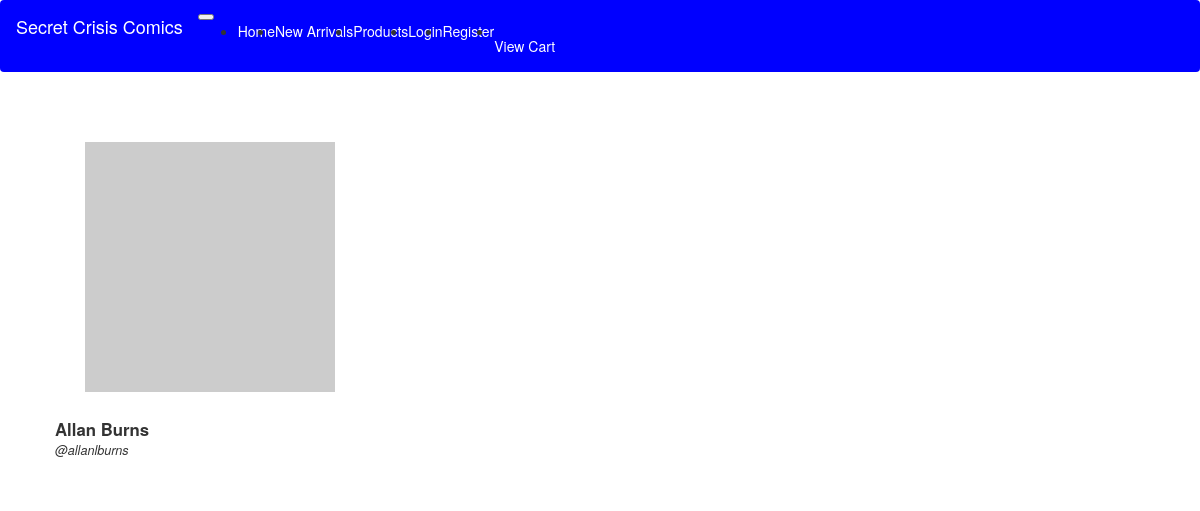
The page /profile/allanlburns on the database its author committed.
### app/models.py (models this page shows, shortened)
class User(db.Model, UserMixin):
    id = db.Column(db.Integer, primary_key=True)
    first_name = db.Column(db.String(50))
    last_name = db.Column(db.String(50))
    username = db.Column(db.String(30), unique=True, index=True)
    email = db.Column(db.String(120), unique=True, index=True)
    password_hash = db.Column(db.String(256))

### app/routes.py (the view)
@app.route('/profile')
@app.route('/profile/<username>', methods=['GET', 'POST'])
def profile(username=''):
    checkCartSession()
    if not username:
        return redirect(url_for('login'))
    person = User.query.filter_by(username=username).first()
    return render_template('profile.html', title='Profile', person=person)

### app/routes.py (called while the page is built)
def checkCartSession():
    try:
        return session['cart']
    except:
        session['cart'] = []

@app.context_processor
def getGlobal():
    try:
        return {'sessionCart': session['cart']}
    except:
        session['cart'] = []
    return {'sessionCart': session['cart']}

### app/templates/profile.html
{% import 'bootstrap/wtf.html' as wtf %}
{% extends 'base.html' %}
{% block app_content %}
<div class="container">
    <div class="row">
        <div class="col-md-4">
            <div class="card">
                <img src="http://placehold.it/250x250" alt="Profile Picture" class="card-img">
                <div class="card-title">{{ person.first_name }} {{ person.last_name }}</div>
                <div class="card-subtitle">@{{ person.username }}</div>
            </div>
        </div>
    </div>
</div>
{% endblock %}

### app/static/css/main.css (style rules this page uses)
body { overflow-x: hidden; margin: 0px; padding: 0px; }
.card { padding: 25px; }
.card-img { display: block; margin: 25px auto; }
.card-title { font-weight: bold; font-size: 120%; }
.card-subtitle { font-size: 90%; font-style: italic; }

### rows shown on the page
User: first_name "Allan", last_name "Burns", username "allanlburns"
